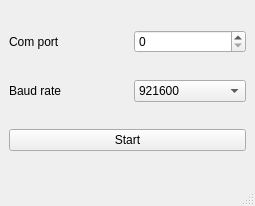
<?xml version="1.0" encoding="UTF-8"?>
<ui version="4.0">
 <class>MainWindow</class>
 <widget class="QMainWindow" name="MainWindow">
  <property name="geometry">
   <rect>
    <x>0</x>
    <y>0</y>
    <width>255</width>
    <height>206</height>
   </rect>
  </property>
  <property name="windowTitle">
   <string>MainWindow</string>
  </property>
  <widget class="QWidget" name="centralwidget">
   <layout class="QVBoxLayout" name="verticalLayout">
    <item>
     <layout class="QHBoxLayout" name="horizontalLayout_2">
      <property name="sizeConstraint">
       <enum>QLayout::SetDefaultConstraint</enum>
      </property>
      <item>
       <widget class="QLabel" name="label">
        <property name="sizePolicy">
         <sizepolicy hsizetype="Minimum" vsizetype="Minimum">
          <horstretch>0</horstretch>
          <verstretch>0</verstretch>
         </sizepolicy>
        </property>
        <property name="minimumSize">
         <size>
          <width>119</width>
          <height>0</height>
         </size>
        </property>
        <property name="text">
         <string>Com port</string>
        </property>
       </widget>
      </item>
      <item>
       <widget class="QSpinBox" name="comPortBox"/>
      </item>
     </layout>
    </item>
    <item>
     <layout class="QHBoxLayout" name="horizontalLayout_3">
      <item>
       <widget class="QLabel" name="label_2">
        <property name="sizePolicy">
         <sizepolicy hsizetype="Minimum" vsizetype="Minimum">
          <horstretch>0</horstretch>
          <verstretch>0</verstretch>
         </sizepolicy>
        </property>
        <property name="minimumSize">
         <size>
          <width>119</width>
          <height>0</height>
         </size>
        </property>
        <property name="maximumSize">
         <size>
          <width>119</width>
          <height>16777215</height>
         </size>
        </property>
        <property name="autoFillBackground">
         <bool>false</bool>
        </property>
        <property name="text">
         <string>Baud rate</string>
        </property>
       </widget>
      </item>
      <item>
       <widget class="QComboBox" name="baudBox">
        <item>
         <property name="text">
          <string>921600</string>
         </property>
        </item>
        <item>
         <property name="text">
          <string>9600</string>
         </property>
        </item>
       </widget>
      </item>
     </layout>
    </item>
    <item>
     <widget class="QPushButton" name="doneButton">
      <property name="text">
       <string>Start</string>
      </property>
     </widget>
    </item>
   </layout>
  </widget>
  <widget class="QMenuBar" name="menubar">
   <property name="geometry">
    <rect>
     <x>0</x>
     <y>0</y>
     <width>255</width>
     <height>18</height>
    </rect>
   </property>
  </widget>
  <widget class="QStatusBar" name="statusbar"/>
 </widget>
 <resources/>
 <connections/>
</ui>
